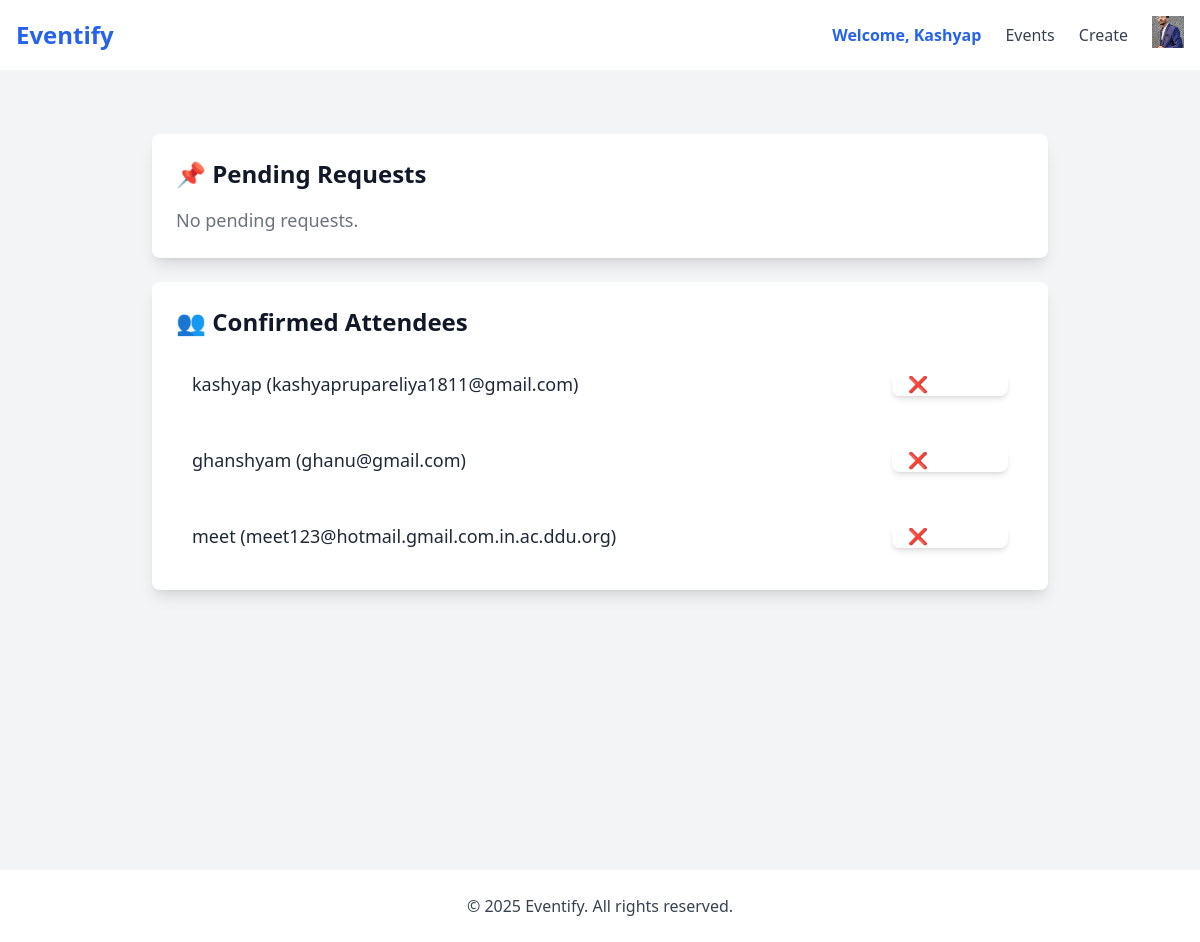
The app's page /event/manage-event/21/ (signed in) with its own data.
### user1/models.py (models this page shows, shortened)
class CustomUser(AbstractBaseUser, PermissionsMixin):
    email = models.EmailField(unique=True)  # Unique identifier
    name = models.CharField(max_length=50)
    phone_number = models.CharField(max_length=15, blank=True, null=True)
    profile_picture = models.ImageField(upload_to="profile_pics/", blank=True, null=True, default="profile_pics/default_profile.png")  # ✅ Default Image Added
    date_of_birth = models.DateField(blank=True, null=True)
    is_active = models.BooleanField(default=True)  # Active status
    is_staff = models.BooleanField(default=False)  # Required for admin login
    objects = CustomUserManager()
    USERNAME_FIELD = "email"  # Use email for authentication
    REQUIRED_FIELDS = ["name"]  # ✅ Removed "username" since it's not in your model

### event/models.py (models this page shows, shortened)
class Attendee(models.Model):
    name = models.CharField(max_length=100)
    email = models.EmailField(unique=True)
    phone_no = models.CharField(max_length=15, null=True, blank=True)

### event/views.py (the view)
# urls.py: path('manage-event/<int:event_id>/', views.manage_event, name='manage_event'),
@login_required
def manage_event(request, event_id):
    event = get_object_or_404(Event, id=event_id)
    if request.user != event.organizer:
        return redirect('event:event_list')
    pending_requests = AttendeeRequest.objects.filter(event=event, is_approved=False)
    return render(request, 'event/manage_event.html', {
        'event': event,
        'pending_requests': pending_requests
    })

### event/templates/event/manage_event.html (shortened to what this page needs)
{% extends "layout.html" %}
{% block content %}
<div class="min-h-screen bg-gray-100 flex flex-col items-center p-6">
    <div class="mt-10 bg-white shadow-lg rounded-lg max-w-4xl w-full p-6 border border-gray-200">
        <h2 class="text-2xl font-bold text-gray-900 mb-4">📌 Pending Requests</h2>
        {% if pending_requests %}
            <ul class="list-none space-y-4">
                {% for request in pending_requests %}
                    <li class="flex justify-between items-center bg-gray-100 p-4 rounded-lg shadow-sm border border-gray-300">
                        <span class="text-lg text-gray-800 font-medium">{{ request.attendee.name }} ({{ request.attendee.email }})</span>
                        <div class="flex space-x-3">
                            <form method="POST" action="{% url 'event:approve_attendee' event.id request.attendee.id %}" class="inline">
                                {% csrf_token %}
                                <button type="submit" class="bg-green-600 hover:bg-green-700 text-white font-semibold px-4 py-2 rounded-lg flex items-center space-x-2 shadow-md">
                                    ✅ <span>Approve</span>
                                </button>
                            </form>
                            <form method="POST" action="{% url 'event:reject_attendee' event.id request.attendee.id %}" class="inline">
                                {% csrf_token %}
                                <button type="submit" class="bg-red-600 hover:bg-red-700 text-white font-semibold px-4 py-2 rounded-lg flex items-center space-x-2 shadow-md">
                                    ❌ <span>Reject</span>
                                </button>
                            </form>
                        </div>
                    </li>
                {% endfor %}
            </ul>
        {% else %}
            <p class="text-gray-500 text-lg mt-3">No pending requests.</p>
        {% endif %}
    </div>
    <div class="mt-6 bg-white shadow-lg rounded-lg max-w-4xl w-full p-6 border border-gray-200">
        <h2 class="text-2xl font-bold text-gray-900 mb-4">👥 Confirmed Attendees</h2>
        {% if event.attendees.all %}
            <ul class="list-none space-y-4">
                {% for attendee in event.attendees.all %}
                    <li class="flex justify-between items-center p-4 rounded-lg shadow-sm border border-gray-300">
                        <span class="text-lg text-gray-800 font-medium">{{ attendee.name }} ({{ attendee.email }})</span>
                        {% if event.organizer == request.user %}
                            <form method="POST" action="{% url 'event:remove_attendee' event.id attendee.id %}">
                                <button type="submit" class="bg-red-500 hover:bg-red-700 text-white font-semibold px-4 py-2 rounded-lg flex items-center space-x-2 shadow-md">
                                    ❌ <span>Remove</span>
                                </button>
                            </form>
                        {% endif %}
                    </li>
                {% endfor %}
            </ul>
        {% else %}
            <p class="text-gray-500 text-lg mt-3">No attendees yet.</p>
        {% endif %}
    </div>
</div>
{% endblock %}

### templates/layout.html (shortened to what this page needs)
{% load static tailwind_tags %}
{% load static %}
<!DOCTYPE html>
<html lang="en">
<head>
    {% tailwind_css %}
    <link rel="stylesheet" href="{% static 'style.css' %}">
</head>
<body>
    <nav class="w-full bg-white shadow-md p-4 flex justify-between items-center">
        <h1 class="text-2xl font-bold text-blue-600">
            <a href="{% url 'event:home' %}">Eventify</a>
        </h1>
        <div class="flex items-center space-x-6 text-gray-700">
            {% if request.user.is_authenticated %}
                <span class="text-blue-600 font-semibold">Welcome, {{ request.user.name }}</span>
                <a href="{% url 'event:event_list' %}" class="hover:text-orange-500 font-medium">Events</a>
                <a href="{% url 'event:create_event' %}" class="hover:text-orange-500 font-medium">Create</a>
                <div class="relative">
                    <button id="profile-menu-btn" class="focus:outline-none">
                        {% if request.user.profile_picture %}
                            <img src="{{ request.user.profile_picture.url }}" alt="Profile"
                                 class="rounded-full border border-gray-300 object-cover"
                                 style="width: 32px; height: 32px;">
                        {% else %}
                            <img src="{% static 'default_profile.png' %}" alt="Profile"
                                 class="rounded-full border border-gray-300 object-cover"
                                 style="width: 32px; height: 32px;">
                        {% endif %}
                    </button>
                </div>
            {% else %}
                <a href="{% url 'login' %}" class="hover:text-orange-500 font-medium">Login</a>
            {% endif %}
        </div>
    </nav>
    {% block content %}{% endblock %}
    <footer class="w-full bg-white p-6 space-y-6 text-center text-gray-700">
        © 2025 Eventify. All rights reserved.
    </footer>
</body>
</html>

### static/style.css (style rules this page uses)
body { background-color: rgb(23, 23, 26); color: rgb(137, 139, 141); }
h1 { text-align: center; font-size: 2em; }

### records on screen
CustomUser: user.name "Kashyap", user.profile_picture (picture)
Attendee: name "kashyap", email "kashyaprupareliya1811@gmail.com"
Attendee: name "ghanshyam", email "ghanu@gmail.com"
Attendee: name "meet", email "meet123@hotmail.gmail.com.in.ac.ddu.org"
